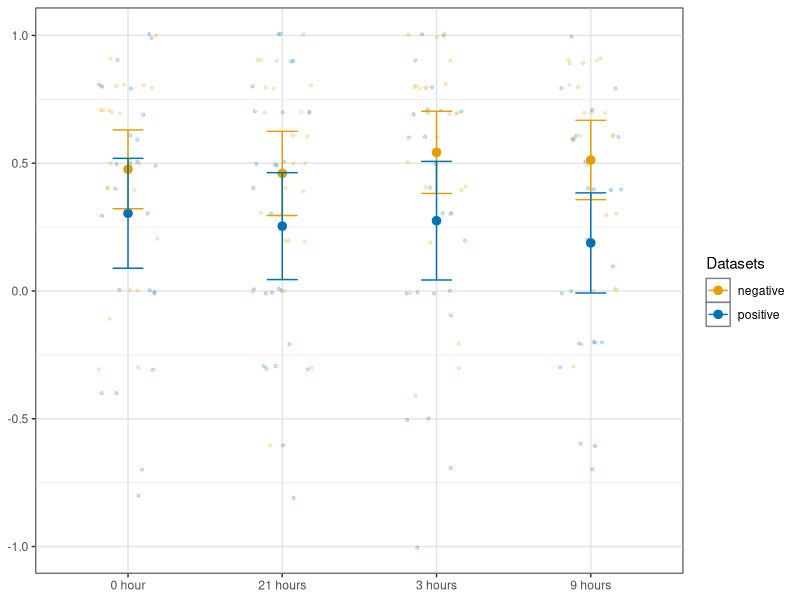

R code for this plot:
## ---- chunk 1
# import packages
library(tidyverse)
library(BayesFactor)

set.seed(1)
## ---- chunk 2
# import the dataset
df <- read_csv("causal_delay_1DV_data.csv")
df$causal_direction = factor(df$causal_direction)
df$delay_condition = factor(df$delay_condition)

df
## ---- chunk 3
df %>%
  ggplot(aes(x = delay_condition, y = i_strength_final, color = causal_direction)) +
  geom_jitter(mapping = aes(color = causal_direction),
              width=.2, height = 0.01, size=0.8, alpha = 0.2)+
  stat_summary(fun.y=mean, geom="point", shape=20, size=4) +
  stat_summary(fun.data=mean_cl_normal, geom = "errorbar",width=.2)+
  scale_colour_manual(name="Datasets", values = c("#E69F00", "#0072B2")) +
  theme_bw()+
  theme(strip.background = element_rect(fill="white"),
        panel.background = element_rect(fill = "white", colour = "grey50"),
        panel.grid.major = element_line(colour = "grey90"),
        axis.title=element_blank(),
        text = element_text(family="Helvetica"),
  )
## ---- chunk 4
t.test(formula=i_strength_final~causal_direction, data = data.frame(df))
## ---- chunk 5
ttestBF(formula=i_strength_final~causal_direction, data = data.frame(df))
## ---- chunk 6
car::Anova(lm(i_strength_final ~ delay_condition * causal_direction, 
                          data = df,
                          contrasts = list(
                            delay_condition = "contr.sum",
                            causal_direction = "contr.sum"
                          )),
                       type="III")
## ---- chunk 7
anovaBF(i_strength_final ~ delay_condition * causal_direction, data = df, whichModels = "top")
## ---- chunk 8
1/anovaBF(i_strength_final ~ delay_condition * causal_direction, data = df, whichModels = "top")
## ---- chunk 9
1/anovaBF(i_strength_final ~ delay_condition * causal_direction, data = df, whichModels = "top", rscaleFixed = "wide")
## ---- chunk 10
1/anovaBF(i_strength_final ~ delay_condition * causal_direction, data = df, whichModels = "top", rscaleFixed = "ultrawide")
